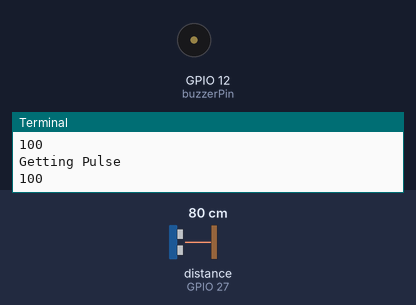
Recording of a program running on a simulated Raspberry Pi (BCM pin numbers). Shown: buzzer (waves = sounding), the last lines printed to the terminal. The test bench sets the inputs (shaded band); at power-on: distance to the obstacle (sensor on GPIO 27) 80 cm. The echo pulse lasts 58.3 µs per cm; the clock reads 2024-03-15 10:24:30 at power-on unless the program sets it.

Above: at 2.2 s.
2.3 s: distance to the obstacle (sensor on GPIO 27) set to 53 cm
3.8 s: distance to the obstacle (sensor on GPIO 27) set to 44 cm
At 4.7 s:
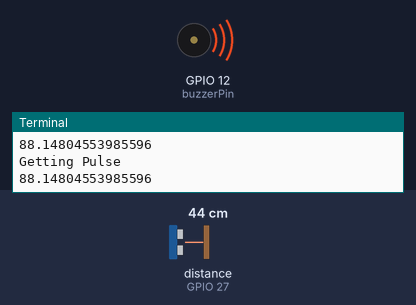
5.3 s: distance to the obstacle (sensor on GPIO 27) set to 60 cm
At 6.9 s:
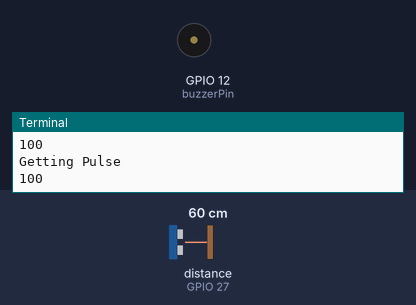
Timing chart, 0 to 8.4 s (numbered marks = the images above; inputs shaded):
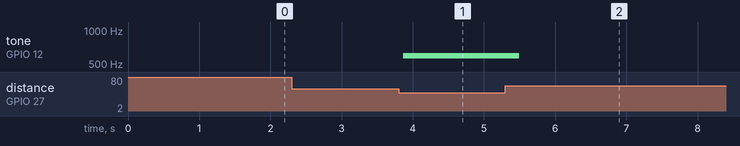

Measured:
- the behaviour switches between 50 and 49 cm on distance to the obstacle (sensor on GPIO 27) (found by bisection; images 0 and 1)
- after the input at 3.8 s, tone on GPIO 12 (buzzerPin): silent → 593 Hz after 0.07 s
- after the input at 5.3 s, tone on GPIO 12 (buzzerPin): 593 Hz → silent after 0.19 s

The program:

buzzer_loudness_from_ultrasonic_sensor.py
```python
import RPi.GPIO as GPIO
import time

# Relating to the ultrasonic sensor, some of the circuit and code were followed from this tutorial: https://thepihut.com/blogs/raspberry-pi-tutorials/hc-sr04-ultrasonic-range-sensor-on-the-raspberry-pi

ultrasonicTriggerPin = 4
ultrasonicEchoPin = 27

buzzerPin = 12

GPIO.setmode(GPIO.BCM)
GPIO.setup(buzzerPin,GPIO.OUT)
GPIO.setup(ultrasonicTriggerPin,GPIO.OUT)
GPIO.setup(ultrasonicEchoPin,GPIO.IN)

buzzerPwm = GPIO.PWM(buzzerPin, 500)
buzzerPwm.start(0)

def getMeasurement():

    # send pulse trigger
    GPIO.output(ultrasonicTriggerPin, True)
    time.sleep(0.00001)
    GPIO.output(ultrasonicTriggerPin, False)

    print("Getting Pulse")

    # get pulse
    while GPIO.input(ultrasonicEchoPin) == 0:
        pulseStart = time.time()
    while GPIO.input(ultrasonicEchoPin) == 1:
       pulseEnd = time.time()

    # calculate distance
    duration = pulseEnd - pulseStart
    distance = duration * 17150
    distance = min(distance, 50) # maximum value is 50
    distance = max(distance, 0) # minimum value is 0
    distance = distance * 2 # convert to out of 100 to make easier to work with
    return distance


time.sleep(1)
try:
    while (True):
        distance = getMeasurement()

        print(distance)
        buzzerPwm.ChangeDutyCycle(100 - distance)
        buzzerPwm.ChangeFrequency((100 - distance) * 50 + 1)


        time.sleep(0.2)
except KeyboardInterrupt:
    GPIO.cleanup()
```
